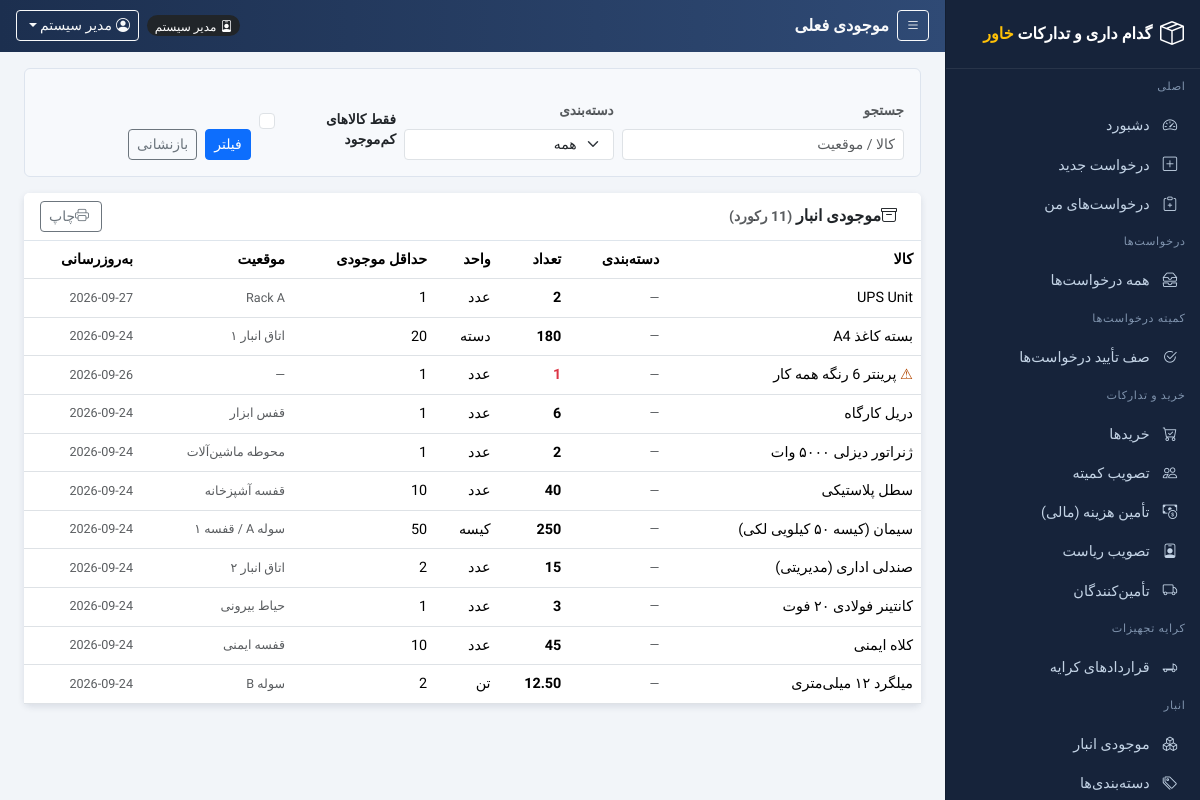
Screenshot of /reports/inventory.php (signed in) with the database file from the repository.
### tables this page shows
CREATE TABLE `users` (
  `id` int(10) UNSIGNED NOT NULL,
  `username` varchar(50) NOT NULL,
  `password` varchar(255) NOT NULL COMMENT 'bcrypt hash (password_hash)',
  `name` varchar(100) NOT NULL,
  `role` enum('employee','procurement_manager','warehouse_manager','gate_security','committee','general_manager','finance','admin') NOT NULL DEFAULT 'employee',
  `department_id` int(10) UNSIGNED DEFAULT NULL,
  `email` varchar(120) DEFAULT NULL,
  `phone` varchar(30) DEFAULT NULL,
  `status` tinyint(1) NOT NULL DEFAULT 1,
  `created_at` timestamp NOT NULL DEFAULT current_timestamp()
);

CREATE TABLE `warehouse_items` (
  `id` int(10) UNSIGNED NOT NULL,
  `name` varchar(150) NOT NULL,
  `category_id` int(10) UNSIGNED DEFAULT NULL,
  `quantity` decimal(12,2) NOT NULL DEFAULT 0.00,
  `unit` varchar(20) NOT NULL DEFAULT 'pcs',
  `location` varchar(60) DEFAULT NULL,
  `min_stock` decimal(12,2) NOT NULL DEFAULT 0.00,
  `notes` text DEFAULT NULL,
  `created_at` timestamp NOT NULL DEFAULT current_timestamp(),
  `updated_at` timestamp NOT NULL DEFAULT current_timestamp() ON UPDATE current_timestamp()
);

### includes/functions.php (called while the page is built, shortened)
<?php
require_once __DIR__ . '/config.php';
function h($s)
{
    return htmlspecialchars((string)($s ?? ''), ENT_QUOTES);
}
function fetch_one($sql)
{
    global $conn;
    $r = $conn->query($sql);
    return ($r && $r->num_rows) ? $r->fetch_assoc() : null;
}
function fetch_all($sql)
{
    global $conn;
    $r = $conn->query($sql);
    if (method_exists($r, 'fetch_all')) { return $r->fetch_all(MYSQLI_ASSOC); }
    $rows = [];
    return $rows;
}
function xnum($n)
{
    $v = (float)($n ?? 0);
    return number_format($v, $v === floor($v) ? 0 : 2);
}
function role_label($r)
{
    $map = [
        'employee' => 'کارمند', 'procurement_manager' => 'مدیر خرید',
        'warehouse_manager' => 'مدیر انبار', 'gate_security' => 'امنیت گیت',
        'committee' => 'مسئول / عضو کمیته', 'general_manager' => 'مدیر عمومی',
        'finance' => 'مدیر مالی', 'contracting_manager' => 'مسئول امور قراردادی',
        'admin' => 'مدیر سیستم',
    ];
    return $map[$r] ?? $r;
}
function _units()
{
    return [
        'pcs' => 'عدد', 'bag' => 'کیسه', 'ton' => 'تن', 'kg' => 'کیلوگرم',
        'ream' => 'دسته', 'roll' => 'رول', 'liter' => 'لیتر', 'set' => 'ست',
        'pair' => 'جفت', 'box' => 'جعبه', 'coil' => 'کلاف', 'meter' => 'متر',
    ];
}
function unit_label($u)
{
    $map = _units();
    return $map[$u] ?? $u;
}

### includes/auth.php (called while the page is built, shortened)
<?php
require_once __DIR__ . '/functions.php';
function current_user()
{
    $u = fetch_one(
        'SELECT u.*, d.name AS department_name ' .
        'FROM users u LEFT JOIN departments d ON d.id = u.department_id ' .
        'WHERE u.id = ' . (int)$_SESSION['user_id'] . ' AND u.status = 1'
    );
    return $u;
}
function require_login()
{
    $u = current_user();
    return $u;
}
function has_role($user, ...$roles)
{
    return $user !== null && in_array($user['role'], $roles, true);
}
function require_role(...$roles)
{
    $u = require_login();
    return $u;
}

### reports/inventory.php (the view, shortened to what this page needs)
<?php
require_once __DIR__ . '/../includes/auth.php';
$user = require_role('general_manager', 'procurement_manager', 'warehouse_manager', 'admin');
$page_title = 'موجودی فعلی';
$q = trim($_GET['q'] ?? '');
$low = isset($_GET['low']) && (int)$_GET['low'] === 1;
$sql = "SELECT w.*, c.name cat FROM warehouse_items w LEFT JOIN categories c ON c.id=w.category_id";
$sql .= ' ORDER BY w.name';
$rows = fetch_all($sql);
require_once __DIR__ . '/../includes/header.php';
?>
<div class="filter-box rounded-2 p-3 mb-3">
  <form method="get" class="row g-2 align-items-end">
    <div class="col-md-4"><label class="form-label small text-muted">جستجو</label>
      <input type="text" name="q" class="form-control form-control-sm" value="<?php echo h($q); ?>" placeholder="کالا / موقعیت"></div>
    <div class="col-md-3"><label class="form-label small text-muted">دسته‌بندی</label>
      <select name="category_id" class="form-select form-select-sm" data-autosubmit>
        <option value="0">همه</option>
      </select></div>
    <div class="col-md-2 pt-4">
      <div class="form-check"><input class="form-check-input" type="checkbox" name="low" value="1" id="lowOnly" <?php echo $low?'checked':''; ?> onchange="this.form.submit()">
        <label class="form-check-label form-label" for="lowOnly">فقط کالاهای کم‌موجود</label></div>
    </div>
    <div class="col-auto pt-3"><button class="btn btn-primary btn-sm" type="submit">فیلتر</button></div>
    <div class="col-auto pt-3"><a class="btn btn-outline-secondary btn-sm" href="<?php echo $base; ?>/reports/inventory.php">بازنشانی</a></div>
  </form>
</div>
<div class="card">
  <div class="card-header d-flex justify-content-between align-items-center">
    <span><i class="bi bi-archive me-2"></i>موجودی انبار <span class="text-muted small">(<?php echo count($rows); ?> رکورد)</span></span>
    <button class="btn btn-sm btn-outline-secondary" data-print><i class="bi bi-printer me-1"></i>چاپ</button>
  </div>
  <div class="table-responsive">
    <table class="table table-hover align-middle mb-0">
      <thead><tr><th>کالا</th><th>دسته‌بندی</th><th>تعداد</th><th>واحد</th><th>حداقل موجودی</th><th>موقعیت</th><th>به‌روزرسانی</th></tr></thead>
      <tbody>
      <?php foreach ($rows as $w): ?>
        <?php $isLow = (float)$w['quantity'] <= (float)$w['min_stock']; ?>
        <tr class="<?php echo $isLow ? 'low-stock' : ''; ?>">
          <td><?php echo h($w['name']); ?></td>
          <td class="text-muted small"><?php echo h($w['cat'] ?? '—'); ?></td>
          <td class="<?php echo $isLow ? 'text-danger fw-semibold' : 'fw-semibold'; ?>"><?php echo xnum($w['quantity']); ?></td>
          <td><?php echo h(unit_label($w['unit'])); ?></td>
          <td><?php echo xnum($w['min_stock']); ?></td>
          <td class="text-muted small"><?php echo h($w['location'] ?? '—'); ?></td>
          <td class="text-muted small text-nowrap"><?php echo h(substr($w['updated_at'] ?? '', 0, 10)); ?></td>
        </tr>
      <?php endforeach; ?>
      </tbody>
    </table>
  </div>
</div>
<?php require_once __DIR__ . '/../includes/footer.php'; ?>

### includes/header.php (shortened to what this page needs)
<?php
require_once __DIR__ . '/auth.php';
$me = $user ?? current_user();
$page_title = $page_title ?? 'Dashboard';
$base = BASE_URL;
?>
<!DOCTYPE html>
<html lang="fa" dir="rtl">
<head>
<link rel="stylesheet" href="https://cdn.jsdelivr.net/npm/bootstrap@5.3.3/dist/css/bootstrap.min.css">
<link rel="stylesheet" href="https://cdn.jsdelivr.net/npm/bootstrap-icons@1.11.3/font/bootstrap-icons.min.css">
<link rel="stylesheet" href="<?php echo $base; ?>/assets/css/style.css">
</head>
<body class="app-rtl">
<div class="app-shell">
  <div class="app-main">
    <header class="app-topbar">
      <div class="d-flex align-items-center text-light gap-2">
        <button class="btn btn-sm btn-outline-light" type="button" onclick="toggleSidebar()"><i class="bi bi-list"></i></button>
        <div class="topbar-title"><?php echo h($page_title); ?></div>
      </div>
      <div class="d-flex align-items-center text-light gap-2">
        <span class="badge text-bg-dark rounded-pill"><i class="bi bi-person-badge ms-1"></i><?php echo h(role_label($me['role'])); ?></span>
        <div class="dropdown">
          <button class="btn btn-sm btn-outline-light dropdown-toggle" type="button" data-bs-toggle="dropdown" aria-expanded="false">
            <i class="bi bi-person-circle ms-1"></i><?php echo h($me['name']); ?>
          </button>
        </div>
      </div>
    </header>
    <main class="app-content container-fluid px-3 px-xl-4 pt-3">

### assets/css/style.css (style rules this page uses)
:root { --pwms-sidebar-bg: #16233a; --pwms-topbar-bg: linear-gradient(90deg, #1c2f4f, #2f4a75); --pwms-content-bg: #f2f5f9; --pwms-accent: #e9a13c; }
body, .form-control, .form-select, .btn, .table, .dropdown-menu, .alert, input, select, textarea, button, .nav-link, .card-header, .card-body { font-family: 'Vazirmatn', 'Segoe UI', Tahoma, Arial, sans-serif; }
[dir="rtl"] .ms-1 { margin-left: .25rem !important; margin-right: 0 !important; }
[dir="rtl"] .me-1 { margin-right: .25rem !important; margin-left: 0 !important; }
[dir="rtl"] .me-2 { margin-right: .5rem !important; margin-left: 0 !important; }
.app-shell { display: flex; min-height: 100vh; }
.app-main { flex: 1 1 auto; min-width: 0; background: var(--pwms-content-bg); order: 1; }
.app-topbar { background: var(--pwms-topbar-bg); color: #fff; position: sticky; top: 0; z-index: 1030; display: flex; align-items: center; gap: 1rem; padding: .65rem 1rem; justify-content: space-between; direction: rtl; flex-direction: row; }
.topbar-title { font-size: 1.02rem; font-weight: 600; }
.app-content { min-height: calc(100vh - 55px); }
.card { border: 0; box-shadow: 0 .15rem .45rem rgba(28,45,75,.12); }
.card .card-header { font-weight: 600; background: #fff; border-bottom: 1px solid #dee5ec; }
.table { --bs-table-hover-bg: #eef2f7; font-size: .9rem; }
.table th { white-space: nowrap; }
tr.low-stock { background: #fdeaea !important; }
tr.low-stock td:first-child::before { content: '⚠ '; color: #b34700; }
.form-label { font-weight: 600; font-size: .85rem; }
.filter-box { background: #f7f9fc; border: 1px solid #dde4ee; border-radius: .6rem; }
.badge { font-weight: 500; font-size: .75rem; }

### rows the page displays
users: role "مدیر سیستم", name "مدیر سیستم"
warehouse_items: name "UPS Unit", cat "—", quantity "2", unit "عدد", min_stock "1", location "Rack A", updated_at "2026-09-27"
warehouse_items: name "بسته کاغذ A4", cat "—", quantity "180", unit "دسته", min_stock "20", location "اتاق انبار ۱", updated_at "2026-09-24"
warehouse_items: name "پرینتر 6 رنگه همه کار", cat "—", quantity "1", unit "عدد", min_stock "1", location "—", updated_at "2026-09-26"
warehouse_items: name "دریل کارگاه", cat "—", quantity "6", unit "عدد", min_stock "1", location "قفس ابزار", updated_at "2026-09-24"
warehouse_items: name "ژنراتور دیزلی ۵۰۰۰ وات", cat "—", quantity "2", unit "عدد", min_stock "1", location "محوطه ماشین‌آلات", updated_at "2026-09-24"
warehouse_items: name "سطل پلاستیکی", cat "—", quantity "40", unit "عدد", min_stock "10", location "قفسه آشپزخانه", updated_at "2026-09-24"
warehouse_items: name "سیمان (کیسه ۵۰ کیلویی لکی)", cat "—", quantity "250", unit "کیسه", min_stock "50", location "سوله A / قفسه ۱", updated_at "2026-09-24"
warehouse_items: name "صندلی اداری (مدیریتی)", cat "—", quantity "15", unit "عدد", min_stock "2", location "اتاق انبار ۲", updated_at "2026-09-24"
warehouse_items: name "کانتینر فولادی ۲۰ فوت", cat "—", quantity "3", unit "عدد", min_stock "1", location "حیاط بیرونی", updated_at "2026-09-24"
warehouse_items: name "کلاه ایمنی", cat "—", quantity "45", unit "عدد", min_stock "10", location "قفسه ایمنی", updated_at "2026-09-24"
warehouse_items: name "میلگرد ۱۲ میلی‌متری", cat "—", quantity "12.50", unit "تن", min_stock "2", location "سوله B", updated_at "2026-09-24"

### other values shown
$page_title "موجودی فعلی"
count($rows) "11"
